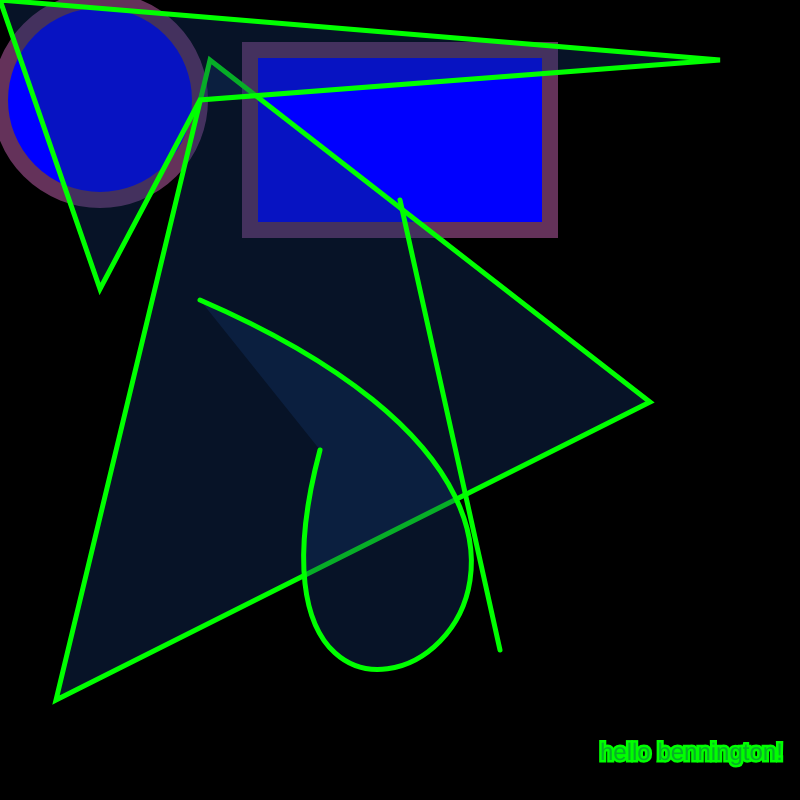
Frame 1 (no input)
Frame 60 (no input): identical to frame 1, image omitted
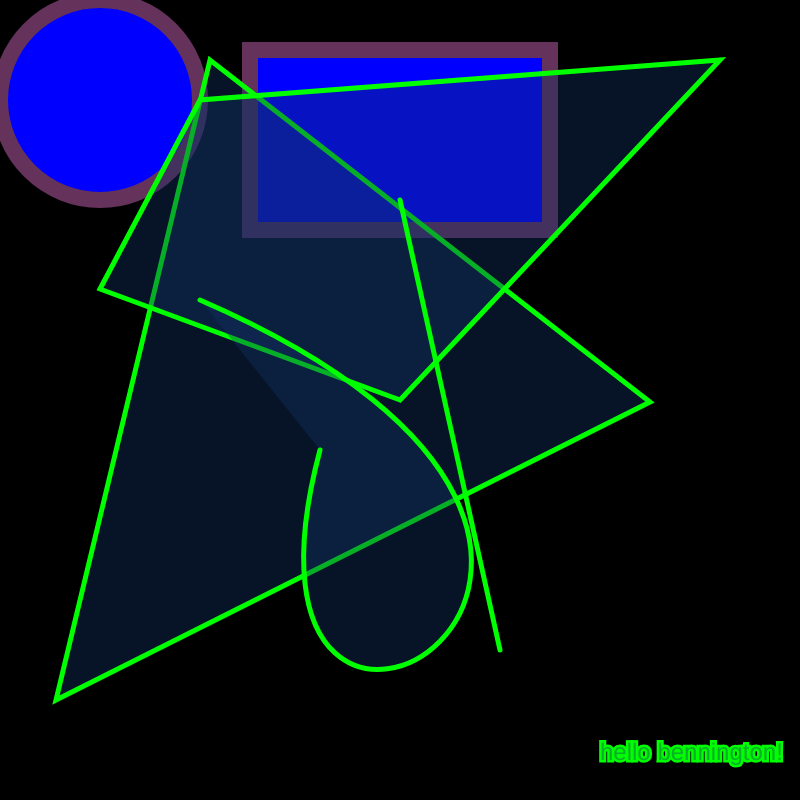
Frame 120 (the mouse pressed at the canvas centre since frame 60)

The p5.js sketch that drew these frames (run headless with seeded random() and noise() and a simulated clock; from frame 60 on, the mouse is pressed at the canvas centre):

// p5.js sketch
// ── sketch.js
function setup() {
  createCanvas(800, 800);
}

function draw() {
  background(0);
  
  // set color for ellipse and rectangle
  fill(0, 0, 255);
  stroke(100, 50, 90);
  strokeWeight(16);
  
  // review shapes:
  // ellipses, rectangles / quads, triangles, lines, beziers
  ellipse(100, 100, 200, 200);
  rect(250, 50, 300, 180);
  
  // set color for triangle, quad, line, and bezier
  // colors can have an optional fourth argument -- opacity (transparency)
  fill(20, 50, 100, 100);
  stroke(0, 255, 0);
  strokeWeight(5);

  triangle(56, 700, 650, 402, 210, 60);
  quad(mouseX, mouseY, 100, 289, 200, 100, 720, 60);
  
  line(400, 200, 500, 650);
  bezier(200, 300, 800, 560, 200, 900, 320, 450);
  
  // text
  textSize(24);
  text("hello bennington!", 600, 760);
}
